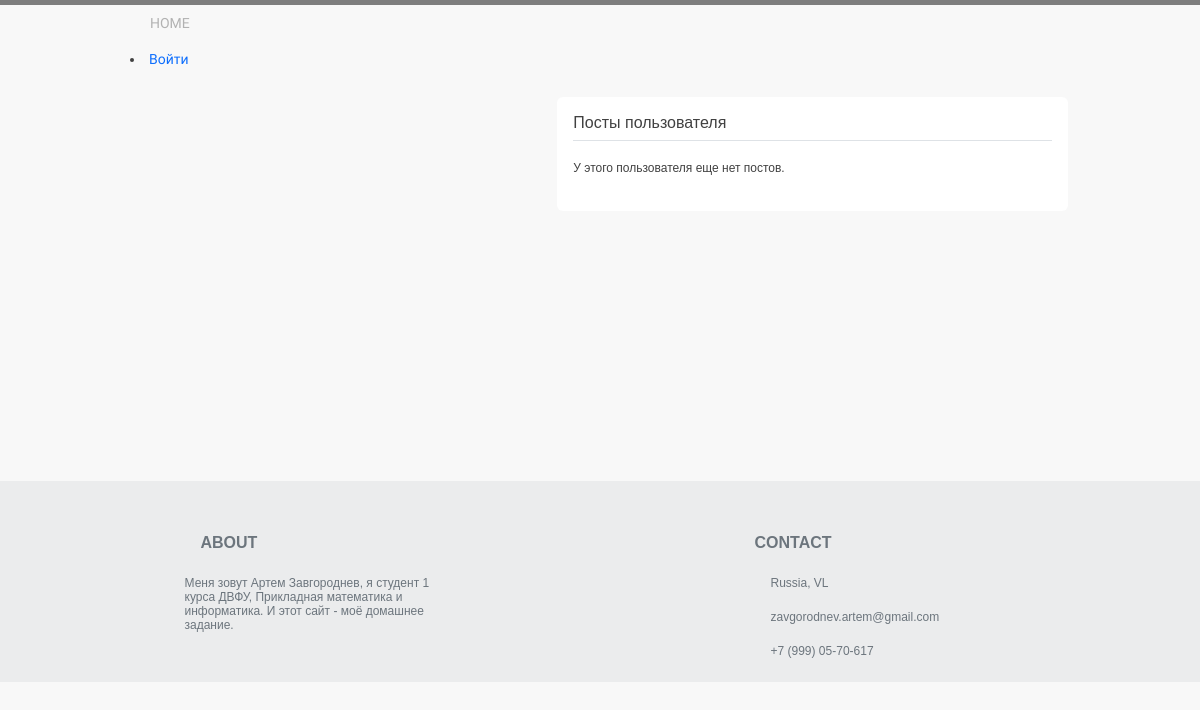
/user_posts/1, run on an earlier commit of the app's database.
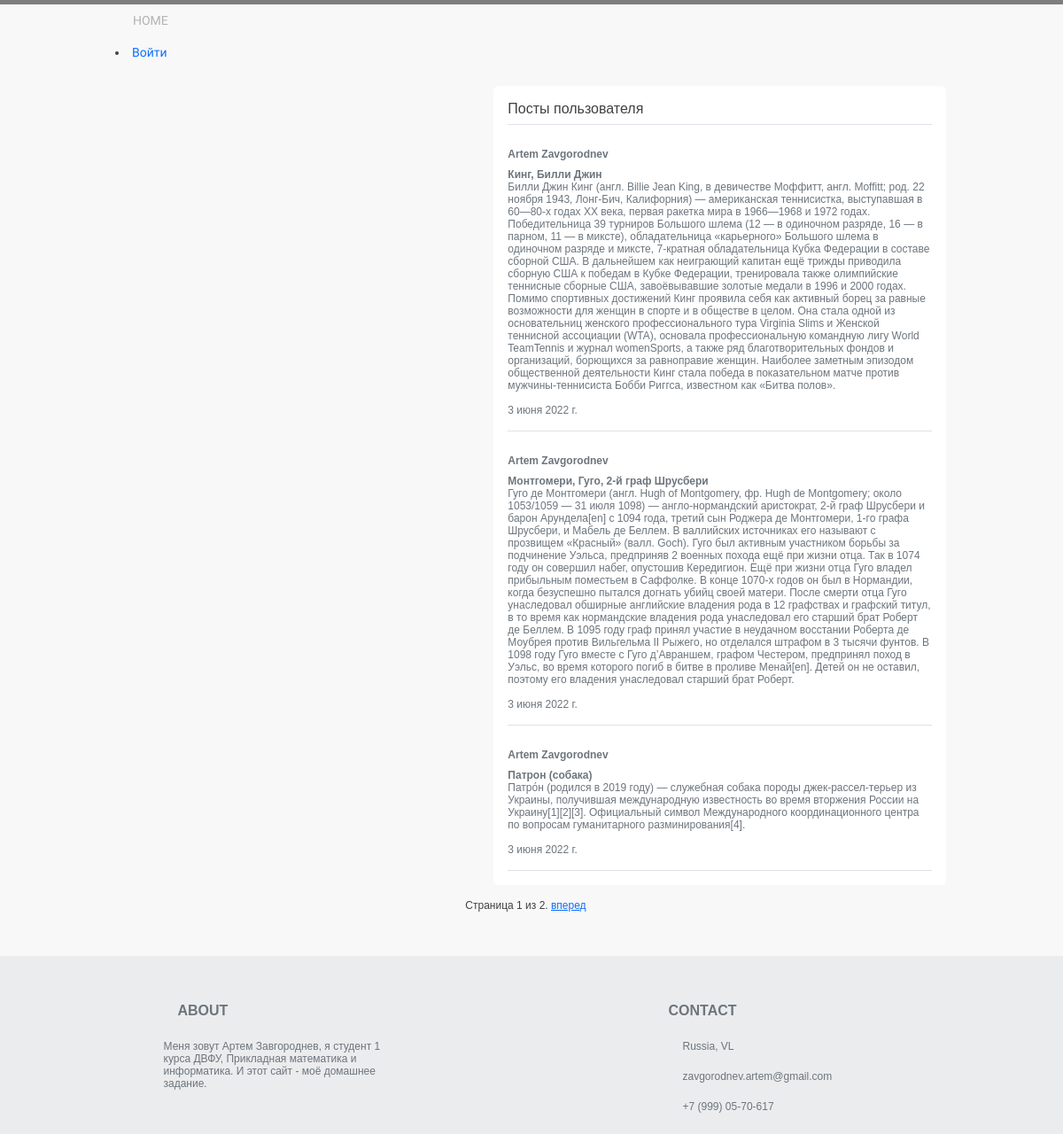
And on a later commit of the database.
### forum/models.py (models this page shows, shortened)
class Post(models.Model):
    current_user = models.ForeignKey(User, related_name='post_owner', null=True, on_delete=models.CASCADE)
    head = models.CharField("Заголовок", max_length=100)
    text = models.TextField("Текст", null=True, blank=True)
    date = models.DateField(null=True, blank=True)

class Profile(models.Model):
    user = models.OneToOneField(User, null=True, on_delete=models.CASCADE)
    first_name = models.CharField("first name", max_length=100)
    last_name = models.CharField("last name", max_length=100)
    profile_pic = models.ImageField(null=True, blank=True, upload_to="images/profile/")
    date_of_birth = models.DateField(null=True, blank=True)
    bio = models.TextField(null=True, blank=True)
    facebook = models.CharField(max_length=50, null=True, blank=True)
    twitter = models.CharField(max_length=50, null=True, blank=True)
    instagram = models.CharField(max_length=50, null=True, blank=True)
    SEX_STATUS = (
        ('m', 'male'),
        ('f', 'female'),
    )
    sex = models.CharField(max_length=1, choices=SEX_STATUS, blank=True, default='m')

### forum/views.py (the view)
# urls.py: re_path(r'^user_posts/(?P<pk>\d+)$', views.UserPostsList.as_view(), name='user_posts'),
class UserPostsList(ListView):
    model = Post
    template_name = 'forum/user_posts.html'
    paginate_by = 3
    def get_queryset(self):
        user = User.objects.get(pk=int(self.kwargs['pk']))
        return Post.objects.filter(current_user=user).order_by('-date')

### forum/templates/forum/user_posts.html (shortened to what this page needs)
{% extends "forum/base.html" %}
{% load static %}
{% block content %}
<ul>
        <div class="my-3 p-3 bg-white rounded box-shadow">
        <h6 class="border-bottom border-gray pb-2 mb-0">Посты пользователя</h6>
        {% if post_list %}
        {% for post in post_list %}
            <div class="media text-muted pt-3">
                <div class="d-flex justify-content-between align-items-center w-100">
                        <nav><strong class="text-gray-dark"><a href="{% url 'user_profile' post.current_user.profile.id %}" class="link-secondary">{{ post.current_user.profile.first_name }} {{ post.current_user.profile.last_name }}</a></strong></nav><hr>
                </div>
                <div class="media-body pb-3 mb-0 lh-125 border-bottom border-gray">
                    <strong><span class="d-block">{{post.head}}</span></strong>
                    {{post.text}}<br><br>
                    {{post.date}}
                </div>
            </div>
            {% endfor %}
        {% else %}
        <p>У этого пользователя еще нет постов.</p>
        {% endif %}
        </div>
    </ul>
{% endblock content %}

### forum/templates/forum/base.html (shortened to what this page needs)
<!DOCTYPE html>
<html lang="ru">
<head>
    <link href="https://cdn.jsdelivr.net/npm/bootstrap@5.2.0-beta1/dist/css/bootstrap.min.css" rel="stylesheet">
  {% load static %}
  <link rel="stylesheet" href="{% static 'css/styles.css' %}">
</head>
<body>
    <div id="wrapper">
        <nav>
            <ul class="top-menu">
                <li><a href="{% url 'home' %}">HOME</a></li>
            </ul>
        </nav>
		<aside>
            <nav>
                {% block sidebar %}
                {% if user.is_authenticated %}
                <hr>
                <li><font color="green">Пользователь:</font> {{ user.get_username }}</li>
                {% if user.profile %}
                <li><a href="{% url 'user_profile' user.profile.id %}">Профиль</a></li>
                {% else %}
                <li><a href="{% url 'create_user_profile' %}">Создать профиль</a></li>
                {% endif %}
                <li><a href="{% url 'my_posts' %}">Мои посты</a></li>
                <li><a href="{% url 'logout'%}?next={% url 'home' %}"><font color="red">Выйти</font></a></li>
                {% if user.profile %}
                <hr>
                <li><a href="{% url 'user_friend_requests'%}">Заявки</a></li>
                <hr>
                <li><a href="{% url 'friends'%}">Друзья</a></li>
                <li><a href="{% url 'all_users'%}">Все пользователи</a></li>
                {% endif %}
                {% if user.is_staff %}
                <hr>
                staff
                {% endif %}
                {% else %}
                <li><a href="{% url 'login'%}?next={{request.path}}">Войти</a></li>
                {% endif %}
                {% endblock %}
            </nav>
        </aside>
		<section>
        <div class="container-fluid" style="min-height: 350px">
            <div class="row">
            <div class="col-sm-2">
            </div>
                <div class="col-sm-10 ">
                    {% block content %}{% endblock %}
                    {% block pagination %}
                    {% if is_paginated %}
                    <div class="pagination">
                        <span class="page-links">
                            <span class="page-current">
                                Страница {{ page_obj.number }} из {{ page_obj.paginator.num_pages }}.
                            </span>
                            {% if page_obj.has_next %}
                            <a href="{{ request.path }}?page={{ page_obj.next_page_number }}">вперед</a>
                            {% endif %}
                        </span>
                    </div>
                    {% endif %}
                    {% endblock %}
                </div>
            </div>
        </div>
        </section>
    </div>
    <footer class="text-center text-lg-start bg-light text-muted navbar-fixed-bottom">
        <div class="text-center p-1" style="background-color: rgba(0, 0, 0, 0.05);">
            <div class="container text-center text-md-start mt-5">
                <div class="row mt-3">
                    <div class="col-md-3 col-lg-4 col-xl-3 mx-auto mb-4">
                        <h6 class="text-uppercase fw-bold mb-4">
                            ABOUT
                        </h6>
                        <p>
                            Меня зовут Артем Завгороднев, я студент 1 курса ДВФУ, Прикладная математика и информатика. И этот сайт - моё домашнее задание.
                        </p>
                    </div>
                    <div class="col-md-4 col-lg-3 col-xl-3 mx-auto mb-md-0 mb-4">
                        <h6 class="text-uppercase fw-bold mb-4">
                            Contact
                        </h6>
                        <p> Russia, VL</p>
                        <p>
                            zavgorodnev.artem@gmail.com
                        </p>
                        <p> +7 (999) 05-70-617</p>
                    </div>
                </div>
            </div>
        </div>
    </footer>
</body>
</html>

### forum/static/css/styles.css (style rules this page uses)
body { color: #414141; font: 12px Tahoma, sans-serif; background-color: #f8f8f8; border-top: 5px solid #7e7e7e; margin: 0; }
p { margin: 20px 0; }
#wrapper { max-width: 960px; margin: auto; }
nav a { text-decoration: none; }
nav ul { margin: 0; padding: 0; }
nav li { list-style-position: inside; font: 14px 'Oswald', sans-serif; padding: 10px; }
.top-menu li { display: inline-block; padding: 10px 30px; margin: 0; }
.top-menu a { color: #b2b2b2; }
aside { float: left; width: 250px; }
section { margin-top: 40px; margin-left: 280px; padding-bottom: 50px; }

What changed in the data, as far as the page shows it:
added Post: current_user.profile.first_name "Artem", current_user.profile.last_name "Zavgorodnev", head "Кинг, Билли Джин", text "Билли Джин Кинг (англ. Billie Jean King, в девичестве Моффитт, англ. Moffitt; род. 22 ноября 1943, Лонг-Бич, Калифорния) — американская теннисистка, выступавшая в 60—80-х годах XX века, первая ракетка мира в 1966—1968 и 1972 годах. Победительница 39 турниров Большого шлема (12 — в одиночном разряде, 16 — в парном, 11 — в миксте), обладательница «карьерного» Большого шлема в одиночном разряде и миксте, 7-кратная обладательница Кубка Федерации в составе сборной США. В дальнейшем как неиграющий капитан ещё трижды приводила сборную США к победам в Кубке Федерации, тренировала также олимпийские теннисные сборные США, завоёвывавшие золотые медали в 1996 и 2000 годах. Помимо спортивных достижений…", date "3 июня 2022 г."
added Post: current_user.profile.first_name "Artem", current_user.profile.last_name "Zavgorodnev", head "Монтгомери, Гуго, 2-й граф Шрусбери", text "Гуго де Монтгомери (англ. Hugh of Montgomery, фр. Hugh de Montgomery; около 1053/1059 — 31 июля 1098) — англо-нормандский аристократ, 2-й граф Шрусбери и барон Арундела[en] с 1094 года, третий сын Роджера де Монтгомери, 1-го графа Шрусбери, и Мабель де Беллем. В валлийских источниках его называют с прозвищем «Красный» (валл. Goch). Гуго был активным участником борьбы за подчинение Уэльса, предприняв 2 военных похода ещё при жизни отца. Так в 1074 году он совершил набег, опустошив Кередигион. Ещё при жизни отца Гуго владел прибыльным поместьем в Саффолке. В конце 1070-х годов он был в Нормандии, когда безуспешно пытался догнать убийц своей матери. После смерти отца Гуго унаследовал обширные…", date "3 июня 2022 г."
added Post: current_user.profile.first_name "Artem", current_user.profile.last_name "Zavgorodnev", head "Патрон (собака)", text "Патро́н (родился в 2019 году) — служебная собака породы джек-рассел-терьер из Украины, получившая международную известность во время вторжения России на Украину[1][2][3]. Официальный символ Международного координационного центра по вопросам гуманитарного разминирования[4].", date "3 июня 2022 г."
Also different on the page:
{{ page_obj.number }}: (not shown) → "1"
{{ page_obj.paginator.num_pages }}: (not shown) → "2"
text no longer shown: "У этого пользователя еще нет постов."
text now shown: "Страница из . вперед"
